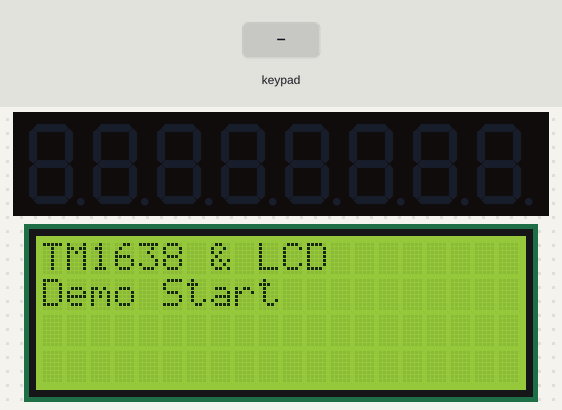
A sketch run on a simulated ESP32. On the bench: 8-digit seven-segment display, 20×4 character LCD. The inputs (shaded band) are chosen by the test bench. What the sketch prints to the serial monitor is not drawn.

Above: at 1.2 s.
1.3 s: key '1' pressed
At 2.1 s:
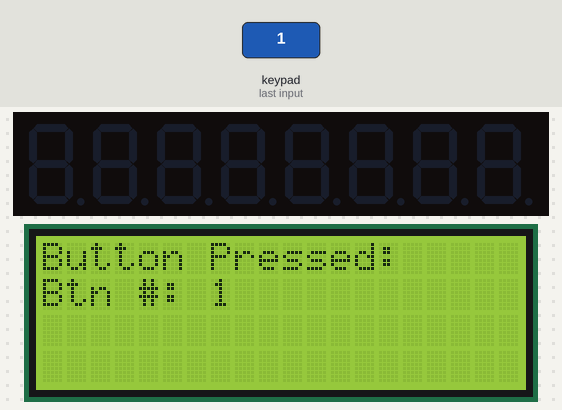
2.8 s: keypad keys 1 2 pressed 0.4 s apart
5.1 s: key '3' pressed
6.6 s: keypad keys 2 5 pressed 0.4 s apart
At 7.6 s:
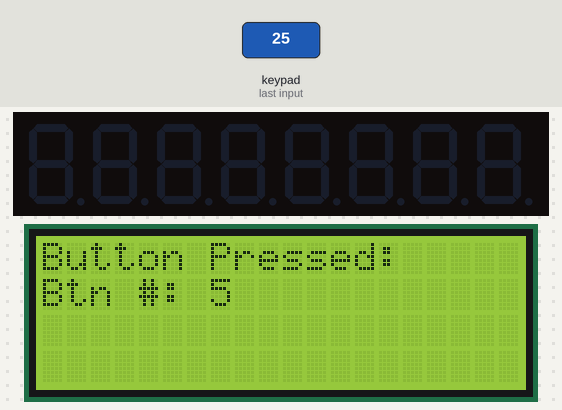
Timing chart, 0 to 9.6 s (numbered marks = the images above; inputs shaded):
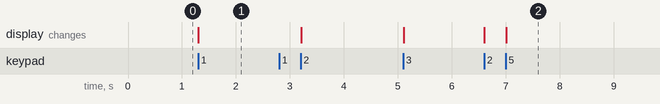

Measured:
- after the input at 1.3 s, the display: changes at once (image 1)
- after the input at 6.6 s, the display: first changes at once (image 2 shows a later state)

The sketch:

TM1638_lcd.ino
```cpp
#include <TM1638plus.h> // Include TM1638plus library
#include <LiquidCrystal.h> // Include LiquidCrystal library

// Define ESP32 GPIO pins connected to TM1638
#define STB 27    // Strobe Pin
#define CLK 26    // Clock Pin
#define DIO 25    // Data I/O Pin

// Instantiate TM1638plus object
TM1638plus module(STB, CLK, DIO);

// Initialize the LiquidCrystal object with the pins connected to the LCD
LiquidCrystal lcd(5, 23, 18, 13, 22, 15);

uint8_t lastButtons = 0; // Store the last button state for debouncing

void setup() {
  Serial.begin(115200);
  Serial.println("TM1638plus and LCD Test with ESP32");

  // Initialize TM1638 module
  module.displayBegin(); // Initialize display
  module.reset();        // Clear display

  // Initialize LCD
  lcd.begin(20, 4);      // Set up the LCD with 20 columns and 4 rows
  lcd.setCursor(0, 0);
  lcd.print("TM1638 & LCD"); // Display a message on the LCD
  lcd.setCursor(0, 1);
  lcd.print("Demo Start");
}

void loop() {
  // Poll buttons from TM1638 module
  uint8_t buttons = module.readButtons();

  // Check if a new button press occurred
  if (buttons != 0 && buttons != lastButtons) {
    // Find the button number pressed
    int buttonNumber = -1; // Default: no button
    for (int i = 0; i < 8; i++) {
      if (buttons & (1 << i)) {
        buttonNumber = i + 1; // Buttons are 1-indexed
        break;
      }
    }

    // Clear LCD and display button information
    lcd.clear();
    lcd.setCursor(0, 0);
    lcd.print("Button Pressed:");
    lcd.setCursor(0, 1);
    lcd.print("Btn #: ");
    lcd.print(buttonNumber);

    // Print to Serial Monitor
    Serial.print("Button Pressed: ");
    Serial.println(buttonNumber);

    // Update last button state
    lastButtons = buttons;
  }

  // If no buttons are pressed, reset lastButtons to avoid repeated detection
  if (buttons == 0) {
    lastButtons = 0;
  }

  // delay(100); // Small delay for debouncing
}
```
